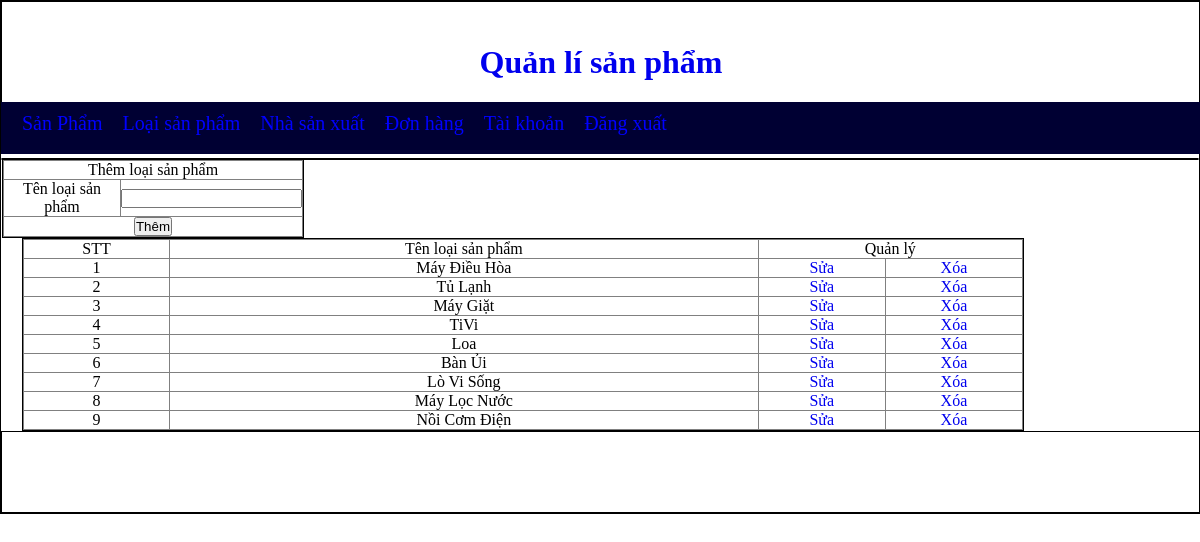
/admin/index.php?quanly=quanlyloaisanpham&ac=them (signed in), run on the app's committed database.
### tables this page shows
CREATE TABLE `loaisanpham` (
  `MALOAISANPHAM` int(11) NOT NULL,
  `TENLOAISANPHAM` varchar(64) DEFAULT NULL
);

### admin/modules/quanlyloaisanpham/lietke.php (the view)
<?php
    $tenmaychu='localhost:3306';
    $csdl='shopdt';
    $pass='';
    $tentaiklhoan='root';
    $con=mysqli_connect($tenmaychu,$tentaiklhoan,$pass,$csdl);
    mysqli_set_charset($con, 'UTF8');
    $sql="select * from loaisanpham ";
    $run= mysqli_query($con,$sql);
?>
<table width="1000px" border="1">
     <tr>
         <td>STT</td>
         <td>Tên loại sản phẩm</td>
         <td colspan="2" >Quản lý </td>
     </tr>
     <?php
            $i=1;
            while($dong=mysqli_fetch_array($run)){
     ?>
     <tr>
         <td> <?php echo $i;?></td>
         <td><?php echo $dong['TENLOAISANPHAM'] ?></td>
         <td> <a href="index.php?quanly=quanlyloaisanpham&ac=sua&id=<?php echo $dong['MALOAISANPHAM'] ?>" >Sửa</td>
         <td><a href="modules/quanlyloaisanpham/xuly.php?id=<?php echo $dong['MALOAISANPHAM'] ?>">Xóa</a></td>
     </tr>
     <?php
     $i++;
            }
     ?>
</table>

### admin/style/css.css (style rules this page uses)
* { padding: 0; margin: 0; }
a { text-decoration: none; }
table { border-collapse: collapse; text-align: center; }
table td { width: auto; height: auto; }

### data on the page
loaisanpham: TENLOAISANPHAM "Máy Điều Hòa"
loaisanpham: TENLOAISANPHAM "Tủ Lạnh"
loaisanpham: TENLOAISANPHAM "Máy Giặt"
loaisanpham: TENLOAISANPHAM "TiVi"
loaisanpham: TENLOAISANPHAM "Loa"
loaisanpham: TENLOAISANPHAM "Bàn Ủi"
loaisanpham: TENLOAISANPHAM "Lò Vi Sống"
loaisanpham: TENLOAISANPHAM "Máy Lọc Nước"
loaisanpham: TENLOAISANPHAM "Nồi Cơm Điện"
